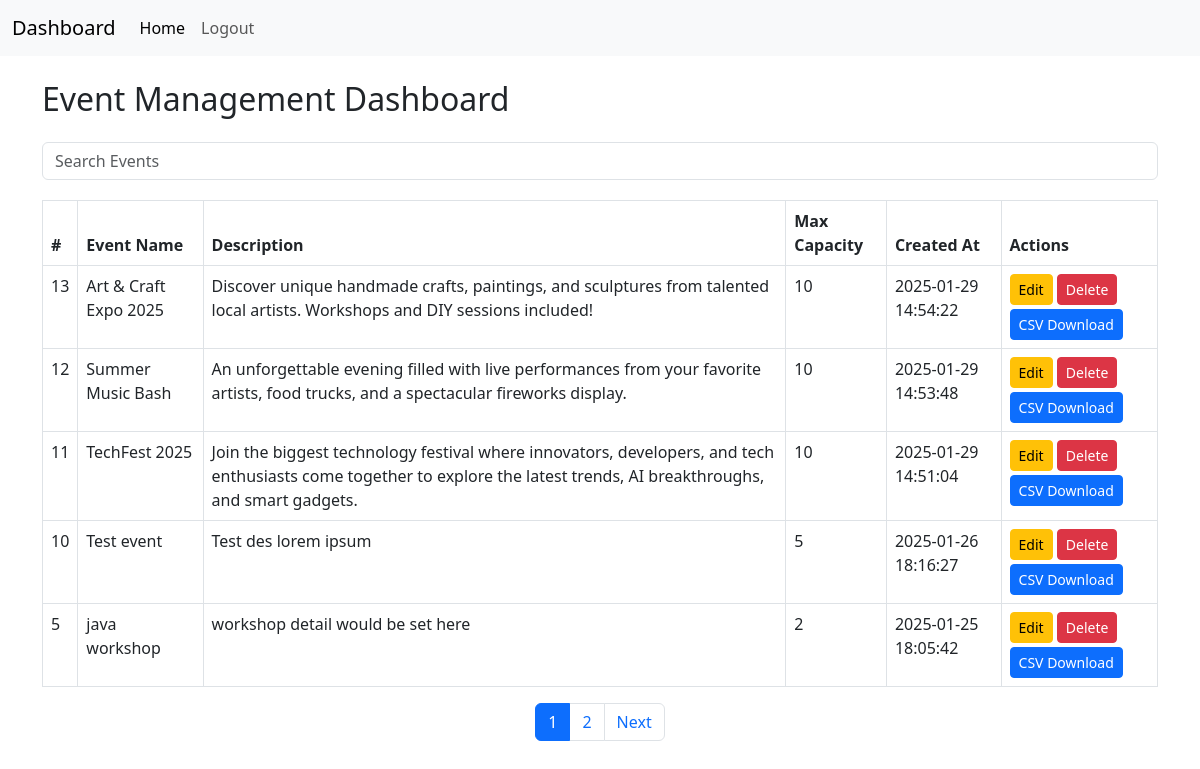
The page /views/admin/admin_panel.php on the database its author committed.
### tables this page shows
CREATE TABLE `events` (
  `id` int(10) UNSIGNED NOT NULL,
  `name` varchar(255) NOT NULL,
  `description` text DEFAULT NULL,
  `date` date NOT NULL,
  `max_capacity` int(11) DEFAULT NULL,
  `created_at` timestamp NULL DEFAULT current_timestamp(),
  `updated_at` timestamp NULL DEFAULT current_timestamp() ON UPDATE current_timestamp(),
  `created_by` int(11) NOT NULL
);

### views/admin/admin_panel.php (the view, shortened to what this page needs)
<?php
require_once '../../db.php';
$perPage = 5;
$page = isset($_GET['page']) ? (int)$_GET['page'] : 1;
$offset = ($page - 1) * $perPage;
$totalQuery = "SELECT COUNT(*) as total FROM events";
$totalResult = $conn->query($totalQuery);
$totalRow = $totalResult->fetch_assoc();
$totalEvents = $totalRow['total'];
$totalPages = ceil($totalEvents / $perPage);
$query = "SELECT * FROM events ORDER BY created_at DESC LIMIT $offset, $perPage";
$result = $conn->query($query);
?>
<!DOCTYPE html>
<html lang="en">
<head>
    <link href="../../../../assets/css/bootstrap.min.css" rel="stylesheet">
</head>
<body>
<nav class="navbar navbar-expand-lg navbar-light bg-light">
    <div class="container-fluid">
        <a class="navbar-brand" href="admin_panel.php">Dashboard</a>
        <div class="collapse navbar-collapse" id="navbarNav">
            <ul class="navbar-nav ml-auto">
                <li class="nav-item">
                    <a class="nav-link active" href="admin_panel.php">Home</a>
                </li>
                <li class="nav-item">
                    <a class="nav-link" href="../logout.php">Logout</a>
                </li>
            </ul>
        </div>
    </div>
</nav>
<div class="container">
    <h2 class="my-4">Event Management Dashboard</h2>
    <div class="search-container">
        <input type="text" id="searchInput" class="form-control" placeholder="Search Events">
    </div>
    <div class="table-responsive">
        <table class="table table-bordered" id="eventTable">
            <thead class="thead-dark">
                <tr>
                    <th>#</th>
                    <th>Event Name</th>
                    <th>Description</th>
                    <th>Max Capacity</th>
                    <th>Created At</th>
                    <th>Actions</th>
                </tr>
            </thead>
            <tbody>
                <?php while ($row = $result->fetch_assoc()): ?>
                    <tr>
                        <td><?= $row['id'] ?></td>
                        <td><?= htmlspecialchars($row['name']) ?></td>
                        <td><?= htmlspecialchars($row['description']) ?></td>
                        <td><?= $row['max_capacity'] ?></td>
                        <td><?= $row['created_at'] ?></td>
                        <td>
                        <a href="update_event.php?id=<?= $row['id'] ?>" class="btn btn-warning btn-sm mb-1">Edit</a>
                        <a href="delete_event.php?id=<?= $row['id'] ?>" class="btn btn-danger btn-sm mb-1">Delete</a>
                        <a href="?download=1&event_id=<?= $row['id'] ?>" class="btn btn-primary btn-sm">CSV Download</a>
                        </td>
                    </tr>
                <?php endwhile; ?>
            </tbody>
        </table>
    </div>
    <nav>
        <ul class="pagination">
            <?php for ($i = 1; $i <= $totalPages; $i++): ?>
                <li class="page-item <?= $i == $page ? 'active' : '' ?>">
                    <a class="page-link" href="?page=<?= $i ?>"><?= $i ?></a>
                </li>
            <?php endfor; ?>
            <?php if ($page < $totalPages): ?>
                <li class="page-item"><a class="page-link" href="?page=<?= $page + 1 ?>">Next</a></li>
            <?php endif; ?>
        </ul>
    </nav>
</div>
</body>
</html>

### views/admin/admin_panel.php (style rules this page uses)
.table-responsive { overflow-x: auto; }
.search-container { display: flex; justify-content: flex-end; margin-bottom: 20px; }
.pagination { justify-content: center; }

### rows shown on the page
events: id "13", name "Art & Craft Expo 2025", description "Discover unique handmade crafts, paintings, and sculptures from talented local artists. Workshops and DIY sessions included!", max_capacity "10", created_at "2025-01-29 14:54:22"
events: id "12", name "Summer Music Bash", description "An unforgettable evening filled with live performances from your favorite artists, food trucks, and a spectacular fireworks display.", max_capacity "10", created_at "2025-01-29 14:53:48"
events: id "11", name "TechFest 2025", description "Join the biggest technology festival where innovators, developers, and tech enthusiasts come together to explore the latest trends, AI breakthroughs, and smart gadgets.", max_capacity "10", created_at "2025-01-29 14:51:04"
events: id "10", name "Test event", description "Test des lorem ipsum", max_capacity "5", created_at "2025-01-26 18:16:27"
events: id "5", name "java workshop", description "workshop detail would be set here", max_capacity "2", created_at "2025-01-25 18:05:42"
